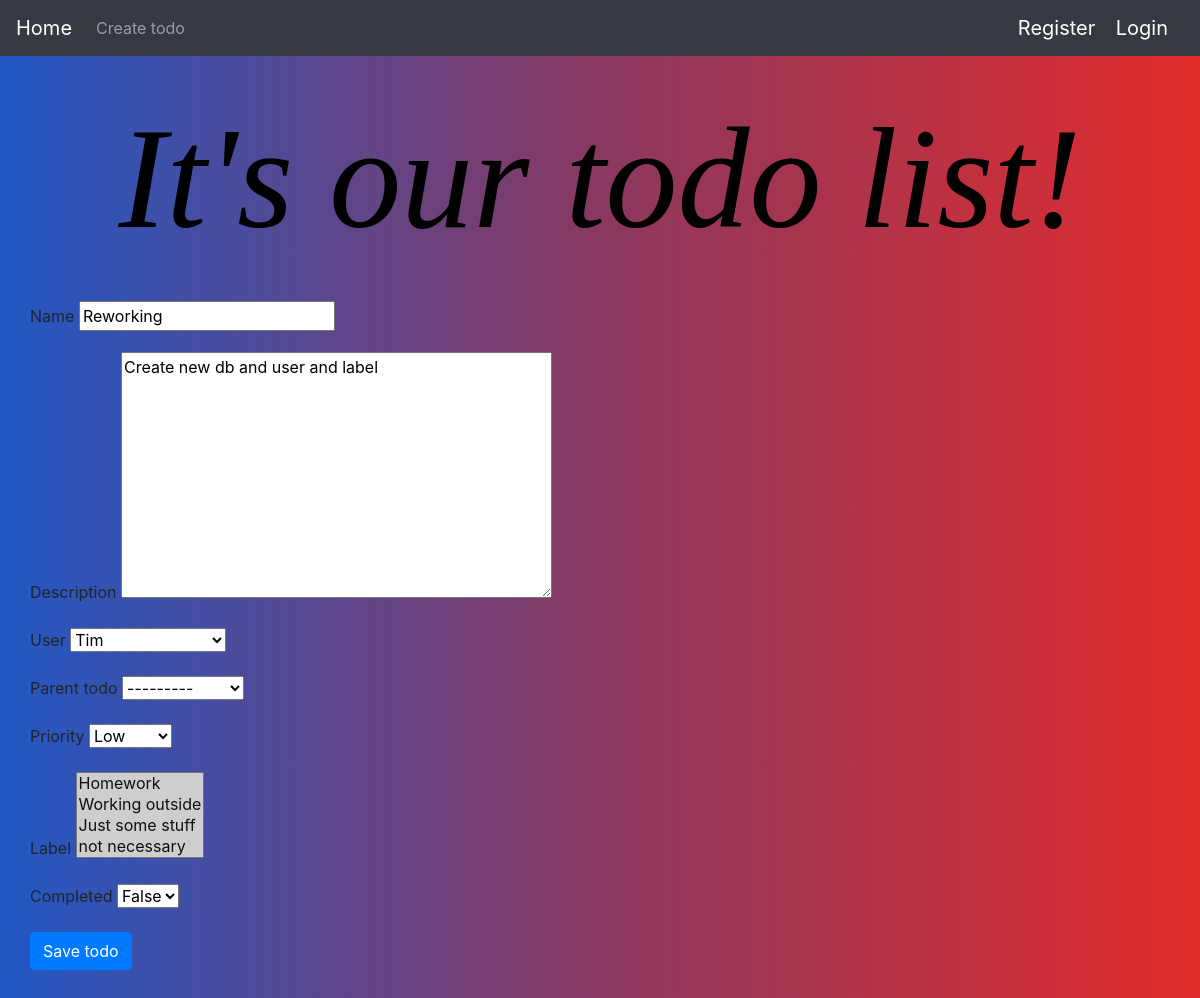
The page /todos/update/2/ on the database as committed earlier.
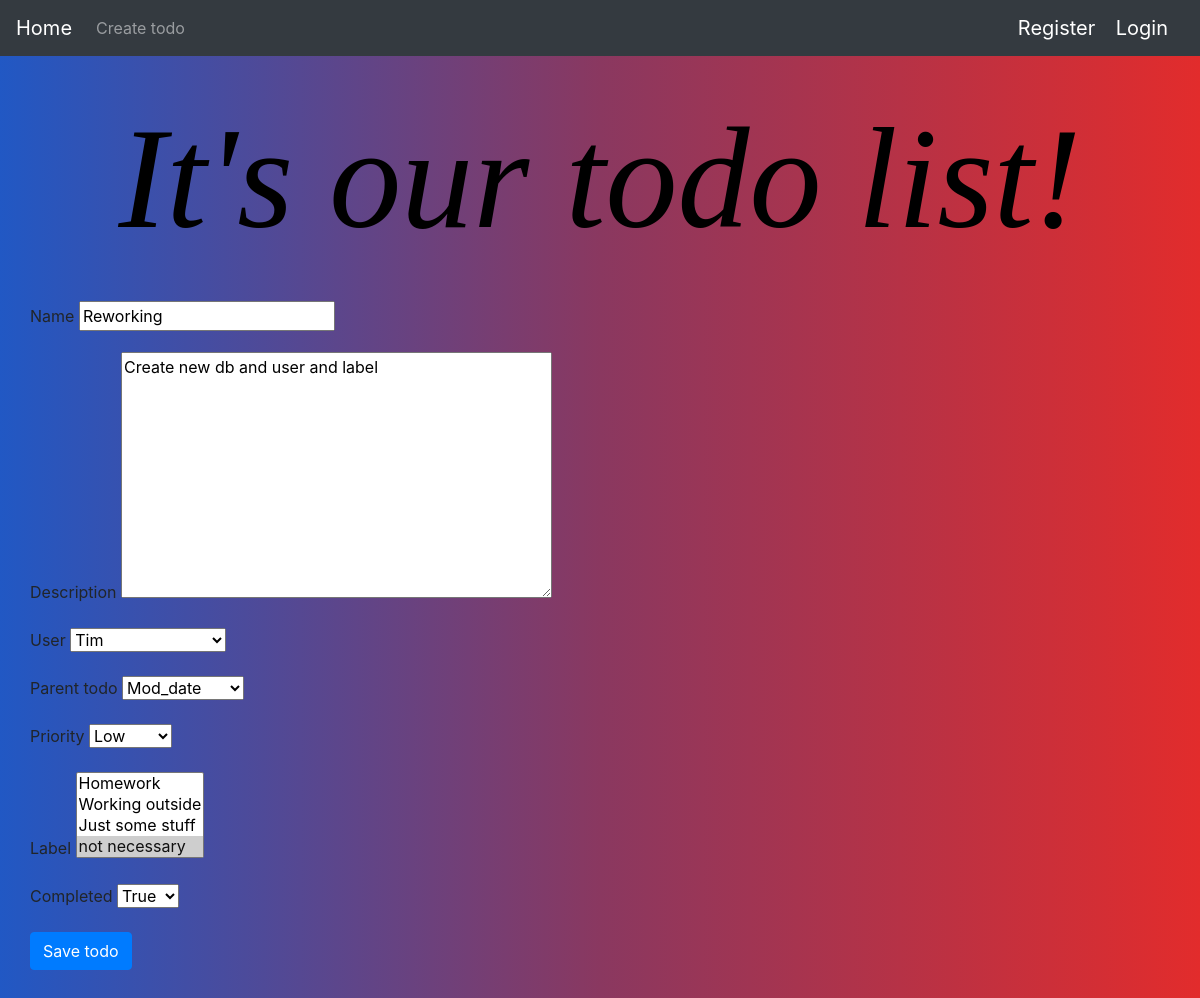
The same page on the database as committed later.
### todos/models.py (models this page shows)
class Todo(models.Model):
    name = models.CharField(max_length=128)
    description = models.CharField(max_length=255)
    user = models.ForeignKey(User, on_delete=models.CASCADE, related_name="todos")
    parent_todo = models.ForeignKey('Todo', null=True, blank=True, on_delete=models.CASCADE, related_name='todos')
    completed = models.BooleanField(default=False)
    mod_date = models.DateField(default=date.today)
    priority = models.ForeignKey(Priority, on_delete=models.CASCADE, null=False)
    label = models.ManyToManyField('Label', blank=True, null=True)
    def __str__(self):
        return self.name

### todos/views/todos.py (the view)
def update_todo(request, todo_id):
    todo = Todo.objects.get(id=todo_id)
    form = TodoUpdateForm(instance=todo)
    if request.method == "POST":
        form = TodoUpdateForm(request.POST, instance=todo)
        if form.is_valid():
            form.save()
            return redirect("todos")
    return render(request, "update_todo.html", {"form": form})

### todos/forms.py (shortened to what this page needs)
class TodoUpdateForm(TodoForm):
    user = forms.ModelChoiceField(queryset=User.objects.all())
    completed = forms.ChoiceField(choices=(("True",True), ("False", False)))
    description = forms.CharField(max_length=255, widget=forms.Textarea)
    class Meta:
        model = Todo
        fields = ['id', 'name', 'description', 'user', 'parent_todo',
                  'priority', 'label', 'completed']

### todos/models.py (called while the page is built)
    def __str__(self):
        return self.name

### todos/templates/update_todo.html (shortened to what this page needs)
{% extends "base.html" %}
{% block content %}
<form action="{% url 'update_todo' todo_id=form.instance.id %}" method="post">
        {% for field in form %}
        <div class="form-group">
            <label for="{{ field.name }}">{{ field.label }}</label>
            {{field}}
        </div>
        {% endfor %}
    <input type="submit" class="btn btn-primary" value="Save todo">
</form>
{% endblock %}

Rows that differ between the two databases and show on the page:
changed Todo "Reworking": parent_todo "---------" → "Mod_date"; completed "False" → "True"
Other text that changed with them:
form field label: "Homework ☑ / Working outside ☑ / Just some stuff ☑ / not necessary ☑" → "Homework / Working outside / Just some stuff / not necessary ☑"
